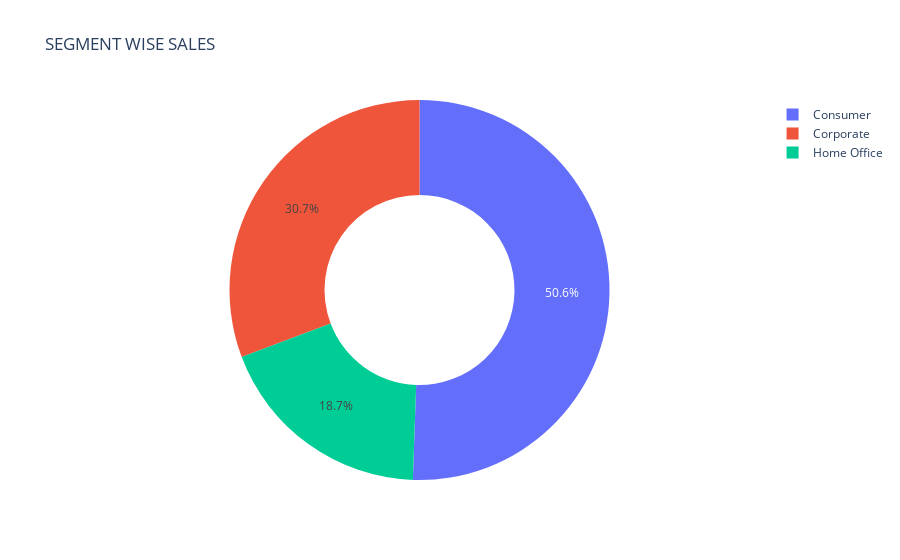

Write notebook code for a chart like this one.
### Code cell
fig = px.pie(segment_analysis, names = "Segment"  , values = "Sales"  , title = "SEGMENT WISE SALES " , hole = 0.5)
fig.show()

### Figure 1 — Plotly figure (JSON) as saved in the notebook; plotly's stock layout.template omitted (floating-point values rounded to 4 significant figures)
{"data": [{"domain": {"x": [0, 1], "y": [0, 1]}, "hole": 0.5, "hovertemplate": "Segment=%{label}<br>Sales=%{value}<extra></extra>", "labels": ["Consumer", "Corporate", "Home Office"], "legendgroup": "", "name": "", "showlegend": true, "type": "pie", "values": [1161000.0, 706100.0, 429700.0]}], "layout": {"legend": {"tracegroupgap": 0}, "title": {"text": "SEGMENT WISE SALES "}}}
